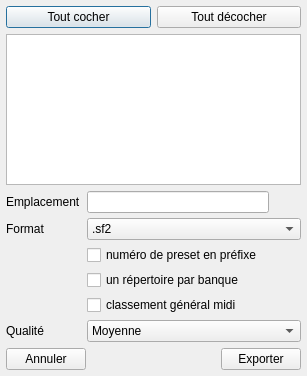
<?xml version="1.0" encoding="UTF-8"?>
<ui version="4.0">
 <class>DialogExport</class>
 <widget class="QDialog" name="DialogExport">
  <property name="windowModality">
   <enum>Qt::ApplicationModal</enum>
  </property>
  <property name="geometry">
   <rect>
    <x>0</x>
    <y>0</y>
    <width>307</width>
    <height>376</height>
   </rect>
  </property>
  <property name="windowTitle">
   <string>Exporter</string>
  </property>
  <property name="windowIcon">
   <iconset resource="../ressources.qrc">
    <normaloff>:/icones/icon</normaloff>:/icones/icon</iconset>
  </property>
  <property name="modal">
   <bool>true</bool>
  </property>
  <layout class="QVBoxLayout" name="verticalLayout">
   <property name="spacing">
    <number>6</number>
   </property>
   <property name="leftMargin">
    <number>6</number>
   </property>
   <property name="topMargin">
    <number>6</number>
   </property>
   <property name="rightMargin">
    <number>6</number>
   </property>
   <property name="bottomMargin">
    <number>6</number>
   </property>
   <item>
    <layout class="QHBoxLayout" name="horizontalLayout">
     <item>
      <widget class="QPushButton" name="pushTick">
       <property name="text">
        <string>Tout cocher</string>
       </property>
      </widget>
     </item>
     <item>
      <widget class="QPushButton" name="pushUntick">
       <property name="text">
        <string>Tout décocher</string>
       </property>
      </widget>
     </item>
    </layout>
   </item>
   <item>
    <widget class="QTreeWidget" name="listPresets">
     <attribute name="headerVisible">
      <bool>false</bool>
     </attribute>
     <attribute name="headerDefaultSectionSize">
      <number>120</number>
     </attribute>
     <column>
      <property name="text">
       <string notr="true">1</string>
      </property>
     </column>
    </widget>
   </item>
   <item>
    <layout class="QGridLayout" name="gridLayout">
     <property name="horizontalSpacing">
      <number>6</number>
     </property>
     <property name="verticalSpacing">
      <number>5</number>
     </property>
     <item row="0" column="2">
      <widget class="QPushButton" name="pushFolder">
       <property name="maximumSize">
        <size>
         <width>26</width>
         <height>26</height>
        </size>
       </property>
       <property name="focusPolicy">
        <enum>Qt::NoFocus</enum>
       </property>
       <property name="text">
        <string/>
       </property>
       <property name="icon">
        <iconset resource="../ressources.qrc">
         <normaloff>:/icones/folder</normaloff>:/icones/folder</iconset>
       </property>
       <property name="flat">
        <bool>true</bool>
       </property>
      </widget>
     </item>
     <item row="0" column="0">
      <widget class="QLabel" name="label">
       <property name="text">
        <string>Emplacement</string>
       </property>
      </widget>
     </item>
     <item row="1" column="1" colspan="2">
      <widget class="QComboBox" name="comboFormat">
       <item>
        <property name="text">
         <string notr="true">.sf2</string>
        </property>
       </item>
       <item>
        <property name="text">
         <string notr="true">.sf3</string>
        </property>
       </item>
       <item>
        <property name="text">
         <string notr="true">.sfz</string>
        </property>
       </item>
      </widget>
     </item>
     <item row="1" column="0">
      <widget class="QLabel" name="label_2">
       <property name="text">
        <string>Format</string>
       </property>
      </widget>
     </item>
     <item row="0" column="1">
      <widget class="QLineEdit" name="lineFolder"/>
     </item>
     <item row="4" column="1" colspan="2">
      <widget class="QCheckBox" name="checkGM">
       <property name="text">
        <string>classement général midi</string>
       </property>
      </widget>
     </item>
     <item row="3" column="1" colspan="2">
      <widget class="QCheckBox" name="checkBank">
       <property name="text">
        <string>un répertoire par banque</string>
       </property>
      </widget>
     </item>
     <item row="2" column="1" colspan="2">
      <widget class="QCheckBox" name="checkPreset">
       <property name="text">
        <string>numéro de preset en préfixe</string>
       </property>
      </widget>
     </item>
     <item row="5" column="1" colspan="2">
      <widget class="QComboBox" name="comboQuality">
       <property name="currentIndex">
        <number>1</number>
       </property>
       <item>
        <property name="text">
         <string>Haute</string>
        </property>
       </item>
       <item>
        <property name="text">
         <string>Moyenne</string>
        </property>
       </item>
       <item>
        <property name="text">
         <string>Basse</string>
        </property>
       </item>
      </widget>
     </item>
     <item row="5" column="0">
      <widget class="QLabel" name="labelQuality">
       <property name="text">
        <string>Qualité</string>
       </property>
      </widget>
     </item>
    </layout>
   </item>
   <item>
    <layout class="QHBoxLayout" name="horizontalLayout_2">
     <item>
      <widget class="QPushButton" name="pushAnnuler">
       <property name="text">
        <string>Annuler</string>
       </property>
      </widget>
     </item>
     <item>
      <spacer name="horizontalSpacer">
       <property name="orientation">
        <enum>Qt::Horizontal</enum>
       </property>
       <property name="sizeHint" stdset="0">
        <size>
         <width>40</width>
         <height>20</height>
        </size>
       </property>
      </spacer>
     </item>
     <item>
      <widget class="QPushButton" name="pushExport">
       <property name="text">
        <string>Exporter</string>
       </property>
      </widget>
     </item>
    </layout>
   </item>
  </layout>
 </widget>
 <tabstops>
  <tabstop>pushTick</tabstop>
  <tabstop>pushUntick</tabstop>
  <tabstop>lineFolder</tabstop>
  <tabstop>comboFormat</tabstop>
  <tabstop>pushAnnuler</tabstop>
  <tabstop>pushExport</tabstop>
 </tabstops>
 <resources>
  <include location="../ressources.qrc"/>
 </resources>
 <connections/>
</ui>
